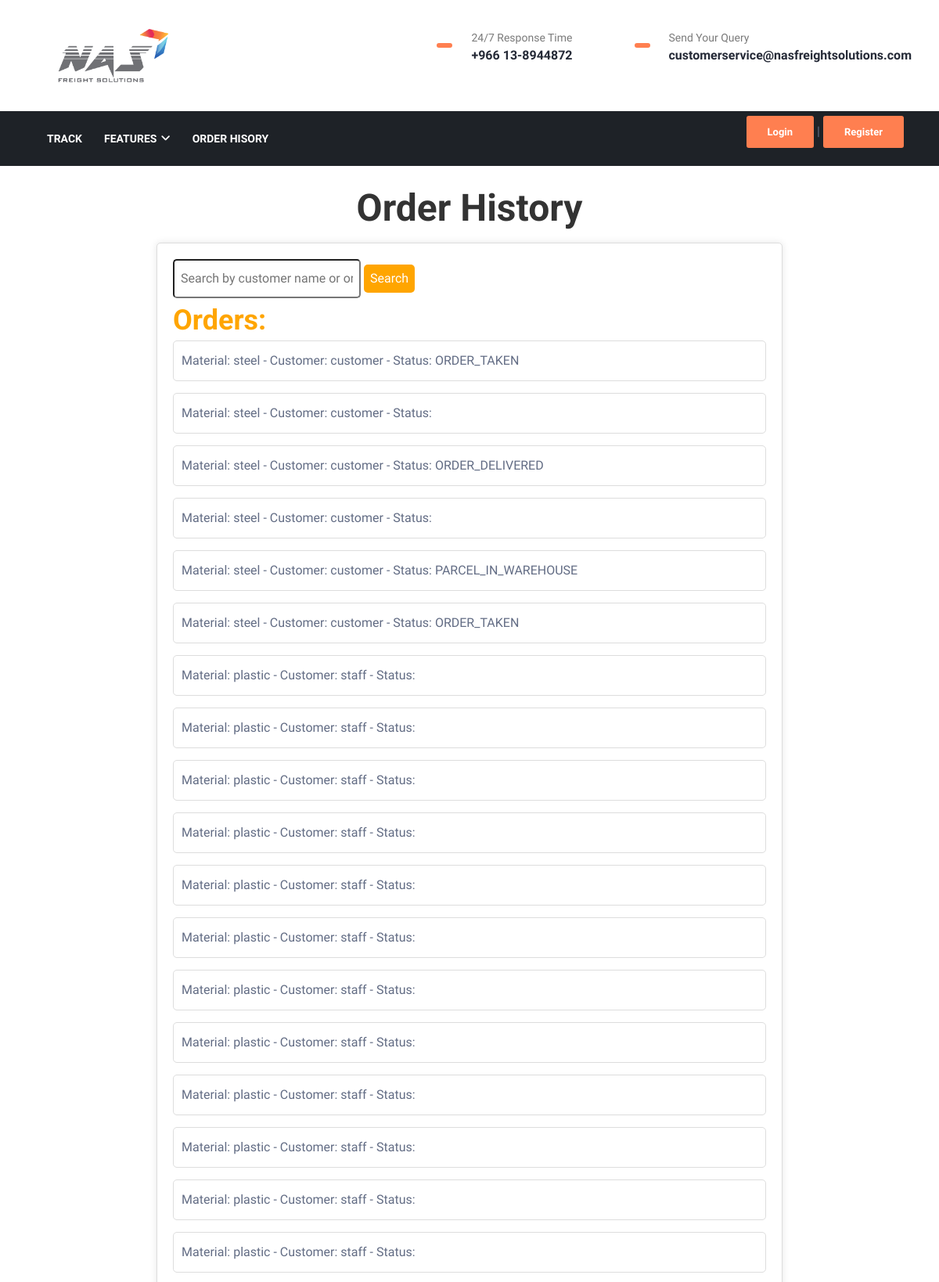
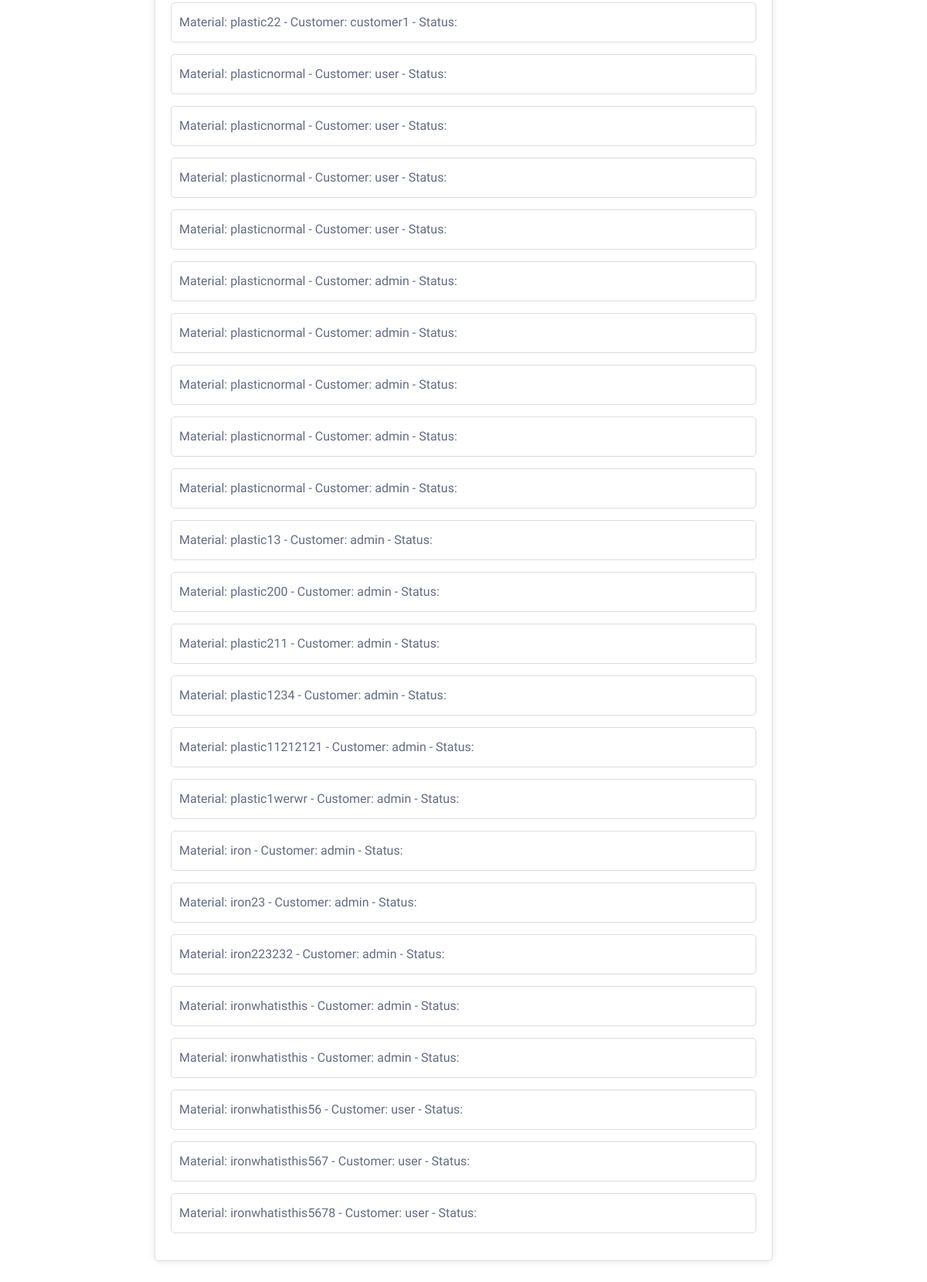
The app's page /order_history/ (upper part) with its own data (2 pictures, top to bottom).
### app/models.py (models this page shows)
class Order(models.Model):
    customer = models.ForeignKey(get_user_model(), on_delete=models.CASCADE)
    track_id = models.CharField(max_length=10, unique=True)
    material = models.CharField(max_length=255)
    weight = models.DecimalField(max_digits=5, decimal_places=2)
    pickup_address = models.CharField(max_length=255, null=True, blank=True)
    delivery_address = models.CharField(max_length=255, null=True, blank=True)
    status = models.OneToOneField('TrackingStatus', related_name='order_status', on_delete=models.CASCADE, null=True)
    contact = models.CharField(max_length=255, null=True, blank=True)
    def __str__(self):
        return f"Material: {self.material} - Customer: {self.customer.username}"

class CustomUser(AbstractUser):
    is_staff = models.BooleanField(default=False)

class TrackingStatus(models.Model):
    status_choices = [
        ('ORDER_PLACED', 'Order Placed'),
        ('ORDER_TAKEN', 'Order Taken'),
        ('PARCEL_IN_WAREHOUSE', 'Parcel in Warehouse'),
        ('DISPATCHED_TO_DELIVERY', 'Dispatched to Delivery'),
        ('ORDER_DELIVERED', 'Order Delivered'),
    ]
    status = models.CharField(max_length=30, choices=status_choices)
    order = models.ForeignKey('Order', related_name='tracking_statuses', on_delete=models.CASCADE)
    timestamp = models.DateTimeField(auto_now_add=True)

### app/views.py (the view)
# urls.py: path('order_history/', order_history, name='order_history'),
def order_history(request):
    orders = Order.objects.all()
    query = request.GET.get('q')
    if query:
        orders = orders.filter(Q(customer__username__icontains=query) | Q(status__status__icontains=query))
    context = {'orders': orders}
    return render(request, 'order_history.html', context)

### app/templates/order_history.html (shortened to what this page needs)
                   {% load static %}
                   <!DOCTYPE html>
                   <html lang="en">
                   <head>
                      <link rel="stylesheet" href="{% static 'css/bootstrap.min.css' %}">
                      <link rel="stylesheet" href="{% static 'css/animate.css' %}">
                      <link rel="stylesheet" href="{% static 'css/morris.css' %}">
                      <link rel="stylesheet" href="{% static 'css/font-awesome.min.css' %}">
                      <link rel="stylesheet" href="{% static 'css/icon-font.css"' %}">
                      <link rel="stylesheet" href="{% static 'css/owl.theme.default.min.css' %}">
                      <link rel="stylesheet" href="{% static 'css/colorbox.css' %}">
                      <link rel="stylesheet" href="{% static 'css/style.css' %}">
                      <link rel="stylesheet" href="{% static 'css/responsive.css' %}">
                      <link rel="stylesheet" href="{% static 'css/owl.carousel.min.css' %}">
                       <link rel="stylesheet" href="https://cdn.jsdelivr.net/npm/@icon/icofont@1.0.1-alpha.1/icofont.min.css">
                       <link rel="stylesheet" href="https://cdnjs.cloudflare.com/ajax/libs/font-awesome/6.5.1/css/all.min.css" />
                   </head>
                   <body>
                      <div class="body-inner">
                         <div class="site-top-2">
                            <header class="header nav-down" id="header-2">
                               <div class="container">
                                  <div class="row">
                                     <div class="logo-area clearfix">
                                        <div class="logo col-lg-3 col-md-12">
                                           <a href="index.html">
                                              <img src="{% static 'images/logo.png' %}" width="200px" alt="">
                                           </a>
                                        </div>
                                        <div class="col-lg-9 col-md-12 pull-right">
                                           <ul class="top-info unstyled">
                                              <li><span class="info-icon"></span>
                                                 <div class="info-wrapper">
                                                    <p class="info-title">24/7 Response Time</p>
                                                    <p class="info-subtitle">+966 13-8944872</p>
                                                 </div>
                                              </li>
                                              <li><span class="info-icon"></span>
                                                 <div class="info-wrapper">
                                                    <p class="info-title">Send Your Query</p>
                                                    <p class="info-subtitle">customerservice@nasfreightsolutions.com</p>
                                                 </div>
                                              </li>
                                           </ul>
                                        </div>
                                     </div>
                                  </div>
                               </div>
                               <div class="site-nav-inner site-navigation navigation navdown">
                                  <div class="container">
                                     <nav class="navbar navbar-expand-lg ">
                                        <div class="collapse navbar-collapse justify-content-start" id="navbarSupportedContent">
                                           <ul class="navbar-nav">
                                             <li class="nav-item dropdown">
                                                <a href="/track-orders">Track</a>
                                             </li>
                                              <li class="nav-item dropdown"><a class="nav-link" href="#" data-toggle="dropdown">Features<i class="fa fa-angle-down"></i></a>
                                                    </li>
                                                 </ul>
                                              <li class="nav-item dropdown">
                                                 <a href="/order_history">Order Hisory</a>
                                              </li>
                                        </div>
                                        <li>
                                           {% if user.is_authenticated %}
                                          <li><a href="{% url  'staff_dashboard' %}">My account</a> | <a href="{% url 'logout' %}" class="top-right-btn btn btn-primary">Logout</a></li>
                                       {% else %}
                                          <li><a href="{% url 'staff_login' %}" class="top-right-btn btn btn-primary">Login</a> | <a href="{% url 'staff_register' %}" class="top-right-btn btn btn-primary">Register</a></p>
                                       {% endif %}
                                       </li>
                                     </nav>
                                  </div>
                               </div><br>
  <div style="max-width: 800px; margin: auto;">
    <h1 style="text-align: center; color: #333;">Order History</h1>
    <div style="margin-top: 20px; border: 1px solid #ddd; border-radius: 5px; box-shadow: 0 0 10px rgba(0, 0, 0, 0.1); background-color: #fff; padding: 20px;">
      <form method="get" action="{% url 'order_history' %}">
        <input type="text" name="q" placeholder="Search by customer name or order status" style="padding: 8px; border-radius: 5px; margin-bottom: 10px;">
        <button type="submit" style="color: #fff; padding: 8px; border: none; border-radius: 5px; cursor: pointer;">Search</button>
      </form>
      <h2 style="color: orange;">Orders:</h2>
      <ul style="list-style: none; padding: 0;">
          {% for order in orders %}
              <li style="margin-bottom: 15px; border: 1px solid #ddd; border-radius: 5px; padding: 10px; display: flex; justify-content: space-between; align-items: center;">
                  <div>
                      {{ order }} -
                      Status: {{ order.status.status }}
                  </div>
              </li>
          {% endfor %}
      </ul>
    </div>
  </div><br>
</div>
</body>
</html>

### app/templates/order_history.html (style rules this page uses)
button { background-color:orange; color: #fff; padding: 5px 10px; border: none; border-radius: 4px; cursor: pointer; line-height: 20px; }

### records on screen
Order: material+customer "Material: steel - Customer: customer", status.status "ORDER_TAKEN"
Order: material+customer "Material: steel - Customer: customer"
Order: material+customer "Material: steel - Customer: customer", status.status "ORDER_DELIVERED"
Order: material+customer "Material: steel - Customer: customer"
Order: material+customer "Material: steel - Customer: customer", status.status "PARCEL_IN_WAREHOUSE"
Order: material+customer "Material: steel - Customer: customer", status.status "ORDER_TAKEN"
Order: material+customer "Material: plastic - Customer: staff"
Order: material+customer "Material: plastic - Customer: staff"
Order: material+customer "Material: plastic - Customer: staff"
Order: material+customer "Material: plastic - Customer: staff"
Order: material+customer "Material: plastic - Customer: staff"
Order: material+customer "Material: plastic - Customer: staff"
Order: material+customer "Material: plastic - Customer: staff"
Order: material+customer "Material: plastic - Customer: staff"
Order: material+customer "Material: plastic - Customer: staff"
Order: material+customer "Material: plastic - Customer: staff"
Order: material+customer "Material: plastic - Customer: staff"
Order: material+customer "Material: plastic - Customer: staff"
Order: material+customer "Material: plastic22 - Customer: customer1"
Order: material+customer "Material: plasticnormal - Customer: user"
Order: material+customer "Material: plasticnormal - Customer: user"
Order: material+customer "Material: plasticnormal - Customer: user"
Order: material+customer "Material: plasticnormal - Customer: user"
Order: material+customer "Material: plasticnormal - Customer: admin"
Order: material+customer "Material: plasticnormal - Customer: admin"
Order: material+customer "Material: plasticnormal - Customer: admin"
Order: material+customer "Material: plasticnormal - Customer: admin"
Order: material+customer "Material: plasticnormal - Customer: admin"
Order: material+customer "Material: plastic13 - Customer: admin"
Order: material+customer "Material: plastic200 - Customer: admin"
Order: material+customer "Material: plastic211 - Customer: admin"
Order: material+customer "Material: plastic1234 - Customer: admin"
Order: material+customer "Material: plastic11212121 - Customer: admin"
Order: material+customer "Material: plastic1werwr - Customer: admin"
Order: material+customer "Material: iron - Customer: admin"
Order: material+customer "Material: iron23 - Customer: admin"
Order: material+customer "Material: iron223232 - Customer: admin"
Order: material+customer "Material: ironwhatisthis - Customer: admin"
Order: material+customer "Material: ironwhatisthis - Customer: admin"
Order: material+customer "Material: ironwhatisthis56 - Customer: user"
Order: material+customer "Material: ironwhatisthis567 - Customer: user"
Order: material+customer "Material: ironwhatisthis5678 - Customer: user"
